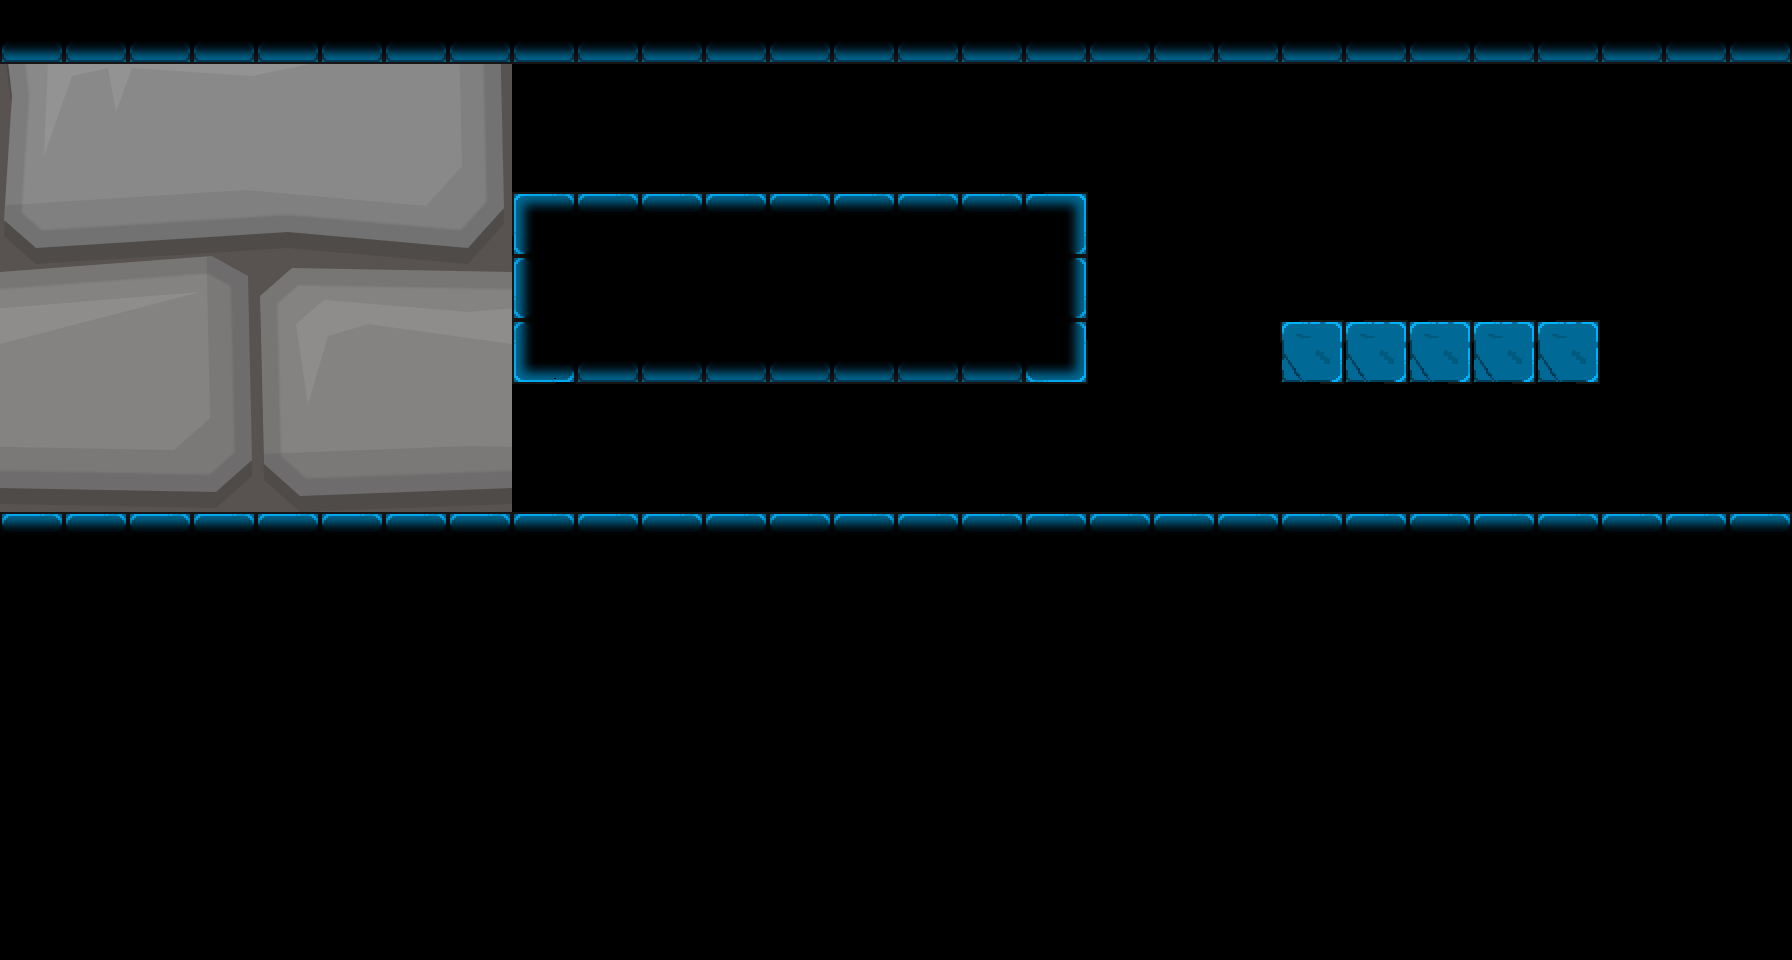

Below is a game level as drawn by its tile map, then a one-line description and the .tmx file that defines it, in full:
An orthogonal 28x15 tile map with 64x64 px tiles, 3 tile layers (noir, blocks, shadow), 1 image layer and 15 objects (6x Collision, 3x Spawn, 2x wall, 2x tp, monster, ...).

<map version="1.10" tiledversion="git" orientation="orthogonal" renderorder="right-down" width="28" height="15" tilewidth="64" tileheight="64" infinite="0" nextlayerid="6" nextobjectid="16">
 <tileset firstgid="1" source="../../Base.tsx" />
 <imagelayer id="5" name="background">
  <image source="../../../src/Images/Tiled/stone_bricks.png" width="512" height="512" />
 </imagelayer>
 <layer id="3" name="noir" width="28" height="15">
  <data encoding="csv">
12,12,12,12,12,12,12,12,12,12,12,12,12,12,12,12,12,12,12,12,12,12,12,12,12,12,12,12,
0,0,0,0,0,0,0,0,0,0,0,0,0,0,0,0,0,0,0,0,0,0,0,0,0,0,0,0,
0,0,0,0,0,0,0,0,0,0,0,0,0,0,0,0,0,0,0,0,0,0,0,0,0,0,0,0,
0,0,0,0,0,0,0,0,12,12,12,12,12,12,12,12,12,0,0,0,0,0,0,0,0,0,0,0,
0,0,0,0,0,0,0,0,12,12,12,12,12,12,12,12,12,0,0,0,0,0,0,0,0,0,0,0,
0,0,0,0,0,0,0,0,12,12,12,12,12,12,12,12,12,0,0,0,0,0,0,0,0,0,0,0,
0,0,0,0,0,0,0,0,0,0,0,0,0,0,0,0,0,0,0,0,0,0,0,0,0,0,0,0,
0,0,0,0,0,0,0,0,0,0,0,0,0,0,0,0,0,0,0,0,0,0,0,0,0,0,0,0,
12,12,12,12,12,12,12,12,12,12,12,12,12,12,12,12,12,12,12,12,12,12,12,12,12,12,12,12,
12,12,12,12,12,12,12,12,12,12,12,12,12,12,12,12,12,12,12,12,12,12,12,12,12,12,12,12,
12,12,12,12,12,12,12,12,12,12,12,12,12,12,12,12,12,12,12,12,12,12,12,12,12,12,12,12,
12,12,12,12,12,12,12,12,12,12,12,12,12,12,12,12,12,12,12,12,12,12,12,12,12,12,12,12,
12,12,12,12,12,12,12,12,12,12,12,12,12,12,12,12,12,12,12,12,12,12,12,12,12,12,12,12,
12,12,12,12,12,12,12,12,12,12,12,12,12,12,12,12,12,12,12,12,12,12,12,12,12,12,12,12,
12,12,12,12,12,12,12,12,12,12,12,12,12,12,12,12,12,12,12,12,12,12,12,12,12,12,12,12
</data>
 </layer>
 <layer id="1" name="blocks" width="28" height="15">
  <data encoding="csv">
32,32,32,32,32,32,32,32,32,32,32,32,32,32,32,32,32,32,32,32,32,32,32,32,32,32,32,32,
0,0,0,0,0,0,0,0,0,0,0,0,0,0,0,0,0,0,0,0,0,0,0,0,0,0,0,0,
0,0,0,0,0,0,0,0,0,0,0,0,0,0,0,0,0,0,0,0,0,0,0,0,0,0,0,0,
0,0,0,0,0,0,0,0,25,1,1,1,1,1,1,1,3,0,0,0,0,0,0,0,0,0,0,0,
0,0,0,0,0,0,0,0,22,0,0,0,0,0,0,0,13,0,0,0,0,0,0,0,0,0,0,0,
0,0,0,0,0,0,0,0,15,32,32,32,32,32,32,32,14,0,0,0,23,23,23,23,23,0,0,0,
0,0,0,0,0,0,0,0,0,0,0,0,0,0,0,0,0,0,0,0,0,0,0,0,0,0,0,0,
0,0,0,0,0,0,0,0,0,0,0,0,0,0,0,0,0,0,0,0,0,0,0,0,0,0,0,0,
1,1,1,1,1,1,1,1,1,1,1,1,1,1,1,1,1,1,1,1,1,1,1,1,1,1,1,1,
0,0,0,0,0,0,0,0,0,0,0,0,0,0,0,0,0,0,0,0,0,0,0,0,0,0,0,0,
0,0,0,0,0,0,0,0,0,0,0,0,0,0,0,0,0,0,0,0,0,0,0,0,0,0,0,0,
0,0,0,0,0,0,0,0,0,0,0,0,0,0,0,0,0,0,0,0,0,0,0,0,0,0,0,0,
0,0,0,0,0,0,0,0,0,0,0,0,0,0,0,0,0,0,0,0,0,0,0,0,0,0,0,0,
0,0,0,0,0,0,0,0,0,0,0,0,0,0,0,0,0,0,0,0,0,0,0,0,0,0,0,0,
0,0,0,0,0,0,0,0,0,0,0,0,0,0,0,0,0,0,0,0,0,0,0,0,0,0,0,0
</data>
 </layer>
 <layer id="2" name="shadow" width="28" height="15">
  <data encoding="csv">
9,9,9,9,9,9,9,9,9,9,9,9,9,9,9,9,9,9,9,9,9,9,9,9,9,9,9,9,
0,0,0,0,0,0,0,0,0,0,0,0,0,0,0,0,0,0,0,0,0,0,0,0,0,0,0,0,
0,0,0,0,0,0,0,0,0,0,0,0,0,0,0,0,0,0,0,0,0,0,0,0,0,0,0,0,
0,0,0,0,0,0,0,0,19,7,7,7,7,7,7,7,20,0,0,0,0,0,0,0,0,0,0,0,
0,0,0,0,0,0,0,0,10,0,0,0,0,0,0,0,8,0,0,0,0,0,0,0,0,0,0,0,
0,0,0,0,0,0,0,0,18,9,9,9,9,9,9,9,17,0,0,0,0,0,0,0,0,0,0,0,
0,0,0,0,0,0,0,0,0,0,0,0,0,0,0,0,0,0,0,0,0,0,0,0,0,0,0,0,
0,0,0,0,0,0,0,0,0,0,0,0,0,0,0,0,0,0,0,0,0,0,0,0,0,0,0,0,
7,7,7,7,7,7,7,7,7,7,7,7,7,7,7,7,7,7,7,7,7,7,7,7,7,7,7,7,
0,0,0,0,0,0,0,0,0,0,0,0,0,0,0,0,0,0,0,0,0,0,0,0,0,0,0,0,
0,0,0,0,0,0,0,0,0,0,0,0,0,0,0,0,0,0,0,0,0,0,0,0,0,0,0,0,
0,0,0,0,0,0,0,0,0,0,0,0,0,0,0,0,0,0,0,0,0,0,0,0,0,0,0,0,
0,0,0,0,0,0,0,0,0,0,0,0,0,0,0,0,0,0,0,0,0,0,0,0,0,0,0,0,
0,0,0,0,0,0,0,0,0,0,0,0,0,0,0,0,0,0,0,0,0,0,0,0,0,0,0,0,
0,0,0,0,0,0,0,0,0,0,0,0,0,0,0,0,0,0,0,0,0,0,0,0,0,0,0,0
</data>
 </layer>
 <objectgroup id="4" name="Calque d'Objets 1">
  <object id="1" type="Collision" x="512" y="192" width="576" height="192" />
  <object id="2" type="Collision" x="0" y="512" width="1792" height="64" />
  <object id="3" type="Collision" x="0" y="0" width="1792" height="64" />
  <object id="4" type="Collision" x="1280" y="320" width="320" height="64" />
  <object id="5" type="Collision" x="1792" y="64" width="64" height="448" />
  <object id="6" type="Collision" x="-64" y="64" width="64" height="448" />
  <object id="7" name="Spawn" type="Spawn" x="256" y="320">
   <point />
  </object>
  <object id="8" name="TL" type="Spawn" x="64" y="384">
   <point />
  </object>
  <object id="9" name="TR" type="Spawn" x="1664" y="384">
   <point />
  </object>
  <object id="10" name="TL" type="wall" x="0" y="64" width="64" height="448">
   <properties>
    <property name="collision" type="bool" value="true" />
    <property name="file" type="file" value="../../../src/Images/doors.png" />
    <property name="typefile" value="image" />
   </properties>
  </object>
  <object id="11" name="TR" type="wall" x="1728" y="64" width="64" height="448">
   <properties>
    <property name="collision" type="bool" value="true" />
    <property name="file" type="file" value="../../../src/Images/doors.png" />
    <property name="typefile" value="image" />
   </properties>
  </object>
  <object id="12" name="TL" type="tp" x="0" y="64" width="27.3333" height="448" />
  <object id="13" name="TR" type="tp" x="1761.29" y="66" width="29.4167" height="444" />
  <object id="14" name="gabin" type="monster" x="1152" y="256">
   <point />
  </object>
  <object id="15" name="end" type="end" x="1344" y="128" width="128" height="192">
   <properties>
    <property name="collision" type="bool" value="false" />
    <property name="doorOpen" type="file" value="../../../src/Images/doorsOn.png" />
    <property name="file" type="file" value="../../../src/Images/doorsOff.png" />
    <property name="typefile" value="image" />
   </properties>
  </object>
 </objectgroup>
</map>
